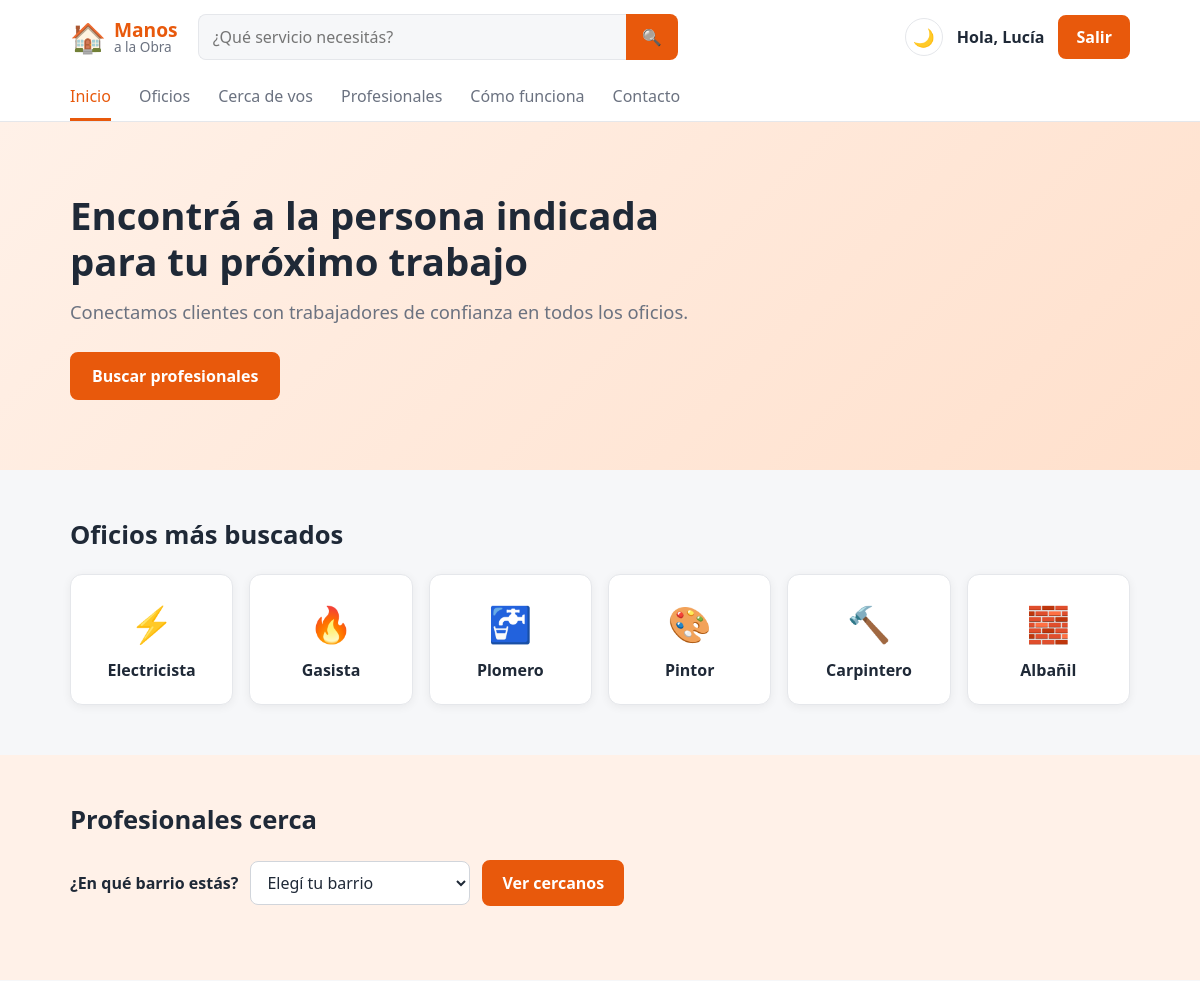
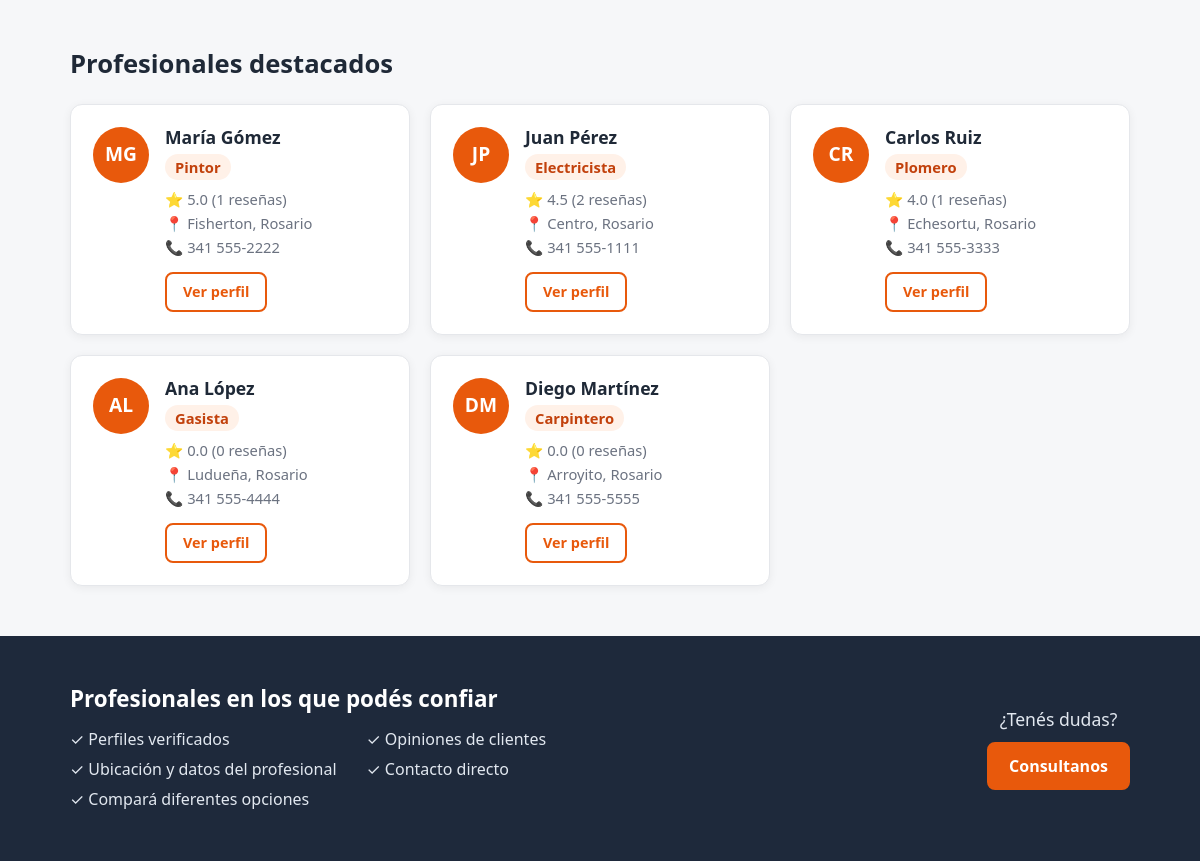
Page /index.php (signed in) on the committed database (2 pictures, top to bottom).
### tables this page shows
CREATE TABLE profesionales (
    id INT AUTO_INCREMENT PRIMARY KEY,
     
    nombre VARCHAR(60) NOT NULL,
    apellido VARCHAR(60) NOT NULL,
    email VARCHAR(120) NOT NULL UNIQUE,
    password VARCHAR(255) NOT NULL,
    iniciales VARCHAR(5) NOT NULL,
     
    oficio VARCHAR(60) NULL,
    descripcion VARCHAR(300) NULL,
    ubicacion VARCHAR(100) NULL,              
    domicilio VARCHAR(120) NULL,              
    barrio_id INT NULL,                       
    telefono VARCHAR(30) NULL,
    experiencia INT NULL,
    fecha_alta DATE NULL,
    fecha_baja DATE NULL,
     
     
    valoracion DECIMAL(2,1) DEFAULT 0,
    cantidad_resenas INT DEFAULT 0,
    creado_en TIMESTAMP DEFAULT CURRENT_TIMESTAMP,
    FOREIGN KEY (barrio_id) REFERENCES barrios(id)
);

CREATE TABLE barrios (
    id INT AUTO_INCREMENT PRIMARY KEY,
    barrio VARCHAR(60) NOT NULL UNIQUE,
    zona VARCHAR(30) NOT NULL
);

### tarjeta_profesional.php (the view, shortened to what this page needs)
<div class="profesional-card">
    <div class="profesional-avatar"><?php echo htmlspecialchars($profesional["iniciales"]); ?></div>
    <div class="profesional-info">
        <h3><?php echo htmlspecialchars($profesional["nombre"] . " " . $profesional["apellido"]); ?></h3>
        <p class="oficio"><?php echo htmlspecialchars($profesional["oficio"]); ?></p>
        <p class="valoracion">⭐ <?php echo $profesional["valoracion"]; ?> (<?php echo $profesional["cantidad_resenas"]; ?> reseñas)</p>
        <p class="ubicacion">📍 <?php
            if (!empty($profesional["barrio"])) {
                echo htmlspecialchars($profesional["barrio"]) . ", ";
            }
            echo htmlspecialchars($profesional["ubicacion"] ?? "");
        ?></p>
        <?php if (!empty($profesional["telefono"])): ?>
            <p class="telefono">📞 <?php echo htmlspecialchars($profesional["telefono"]); ?></p>
        <?php endif; ?>
        <a href="perfil.php?id=<?php echo $profesional["id"]; ?>" class="boton boton-borde">Ver perfil</a>
    </div>
</div>

### index.php (shortened to what this page needs)
<?php
require "config.php";
$modo_oscuro = ($_COOKIE["tema"] ?? "") === "oscuro";
$buscar = trim($_GET["buscar"] ?? "");
$oficio = trim($_GET["oficio"] ?? "");
$sql = "SELECT profesionales.*, barrios.barrio
        FROM profesionales
        LEFT JOIN barrios ON barrios.id = profesionales.barrio_id
        WHERE oficio IS NOT NULL
          AND (fecha_baja IS NULL OR fecha_baja >= CURDATE())";
$sql .= " ORDER BY valoracion DESC, cantidad_resenas DESC";
$consulta = $conexion->prepare($sql);
$consulta->execute();
$resultado_profesionales = $consulta->get_result();
if ($oficio !== "") {
    $titulo_profesionales = $oficio;
} elseif ($buscar !== "") {
    $titulo_profesionales = "Resultados para \"" . $buscar . "\"";
} else {
    $titulo_profesionales = "Profesionales destacados";
}
$barrios = [];
$resultado_barrios = $conexion->query("SELECT id, barrio, zona FROM barrios ORDER BY zona, barrio");
while ($fila = $resultado_barrios->fetch_assoc()) {
    $barrios[$fila["id"]] = $fila;
}
$barrio_elegido = (int) ($_GET["barrio"] ?? 0);
$oficios_destacados = [
    "Electricista" => "⚡",
    "Gasista"      => "🔥",
    "Plomero"      => "🚰",
    "Pintor"       => "🎨",
    "Carpintero"   => "🔨",
    "Albañil"      => "🧱",
];
?>
<!DOCTYPE html>
<html lang="es">
<head>
    <link rel="stylesheet" href="style.css">
</head>
<body class="<?php echo $modo_oscuro ? "oscuro" : ""; ?>">
    <header class="header-principal">
        <div class="barra-superior">
            <a href="index.php" class="logo">
                <span class="logo-icono">🏠</span>
                <span class="logo-texto"><strong>Manos</strong><span>a la Obra</span></span>
            </a>
            <form class="buscador" action="index.php#profesionales" method="get">
                <input type="search" name="buscar" placeholder="¿Qué servicio necesitás?" value="<?php echo htmlspecialchars($buscar); ?>">
                <button type="submit" aria-label="Buscar">🔍</button>
            </form>
            <div class="acciones">
                <a href="tema.php" class="boton-tema" title="<?php echo $modo_oscuro ? "Activar modo claro" : "Activar modo oscuro"; ?>">
                    <?php echo $modo_oscuro ? "☀️" : "🌙"; ?>
                </a>
                <?php if (isset($_SESSION["usuario_nombre"])): ?>
                    <span class="link-ingresar">Hola, <?php echo htmlspecialchars($_SESSION["usuario_nombre"]); ?></span>
                    <a href="logout.php" class="btn-publicar">Salir</a>
                <?php else: ?>
                    <a href="login.php" class="link-ingresar">Ingresar</a>
                    <a href="registro.php" class="btn-publicar">Crear cuenta</a>
                <?php endif; ?>
            </div>
        </div>
        <nav class="barra-menu">
            <a href="index.php" class="activo">Inicio</a>
            <a href="#oficios">Oficios</a>
            <a href="#cerca">Cerca de vos</a>
            <a href="#profesionales">Profesionales</a>
            <a href="#">Cómo funciona</a>
            <a href="#">Contacto</a>
        </nav>
    </header>
    <section class="hero">
        <div class="contenedor">
            <div class="hero-texto">
                <h1>Encontrá a la persona indicada para tu próximo trabajo</h1>
                <p>Conectamos clientes con trabajadores de confianza en todos los oficios.</p>
                <div class="hero-botones">
                    <a href="#profesionales" class="boton boton-lleno">Buscar profesionales</a>
                </div>
            </div>
        </div>
    </section>
    <section class="seccion">
        <div class="contenedor">
            <h2 class="seccion-titulo" id="oficios">Oficios más buscados</h2>
            <div class="oficios-grid">
                <?php foreach ($oficios_destacados as $nombre_oficio => $icono): ?>
                    <a href="index.php?oficio=<?php echo urlencode($nombre_oficio); ?>#profesionales"
                       class="oficio-card <?php echo $oficio === $nombre_oficio ? "elegido" : ""; ?>">
                        <span class="icono"><?php echo $icono; ?></span>
                        <p><?php echo $nombre_oficio; ?></p>
                    </a>
                <?php endforeach; ?>
            </div>
        </div>
    </section>
    <section class="seccion seccion-cerca">
        <div class="contenedor">
            <h2 class="seccion-titulo" id="cerca">Profesionales cerca</h2>
            <form class="elegir-barrio" action="index.php#cerca" method="get">
                <label for="barrio">¿En qué barrio estás?</label>
                <select id="barrio" name="barrio" required>
                    <option value="" disabled <?php echo isset($barrios[$barrio_elegido]) ? "" : "selected"; ?>>Elegí tu barrio</option>
                </select>
                <button type="submit" class="boton boton-lleno">Ver cercanos</button>
            </form>
        </div>
    </section>
    <section class="seccion">
        <div class="contenedor">
            <div class="seccion-encabezado">
                <h2 class="seccion-titulo" id="profesionales"><?php echo htmlspecialchars($titulo_profesionales); ?></h2>
            </div>
            <div class="profesionales-grid">
                <?php while ($profesional = $resultado_profesionales->fetch_assoc()): ?>
                    <?php
                    include "tarjeta_profesional.php";
                    ?>
                <?php endwhile; ?>
            </div>
        </div>
    </section>
        <footer class="pie-pagina">
        <div class="contenedor">
            <div class="pie-confianza">
                <h2>Profesionales en los que podés confiar</h2>
                <ul>
                    <li>✓ Perfiles verificados</li>
                    <li>✓ Opiniones de clientes</li>
                    <li>✓ Ubicación y datos del profesional</li>
                    <li>✓ Contacto directo</li>
                    <li>✓ Compará diferentes opciones</li>
                </ul>
            </div>
            <div class="pie-ayuda">
                <p>¿Tenés dudas?</p>
                <a href="#" class="boton boton-lleno">Consultanos</a>
            </div>
        </div>
    </footer>
</body>
</html>

### rows in the picture
profesionales: iniciales "MG", nombre+apellido "María Gómez", oficio "Pintor", valoracion "5.0", cantidad_resenas "1", barrio.barrio "Fisherton", ubicacion "Rosario", telefono "341 555-2222"
profesionales: iniciales "JP", nombre+apellido "Juan Pérez", oficio "Electricista", valoracion "4.5", cantidad_resenas "2", barrio.barrio "Centro", ubicacion "Rosario", telefono "341 555-1111"
profesionales: iniciales "CR", nombre+apellido "Carlos Ruiz", oficio "Plomero", valoracion "4.0", cantidad_resenas "1", barrio.barrio "Echesortu", ubicacion "Rosario", telefono "341 555-3333"
profesionales: iniciales "AL", nombre+apellido "Ana López", oficio "Gasista", valoracion "0.0", cantidad_resenas "0", barrio.barrio "Ludueña", ubicacion "Rosario", telefono "341 555-4444"
profesionales: iniciales "DM", nombre+apellido "Diego Martínez", oficio "Carpintero", valoracion "0.0", cantidad_resenas "0", barrio.barrio "Arroyito", ubicacion "Rosario", telefono "341 555-5555"

### other values in the picture
$_SESSION["usuario_nombre"] "Lucía"
$icono "⚡"
$nombre_oficio "Electricista"
$icono "🔥"
$nombre_oficio "Gasista"
$icono "🚰"
$nombre_oficio "Plomero"
$icono "🎨"
$nombre_oficio "Pintor"
$icono "🔨"
$nombre_oficio "Carpintero"
$icono "🧱"
$nombre_oficio "Albañil"
$titulo_profesionales "Profesionales destacados"
